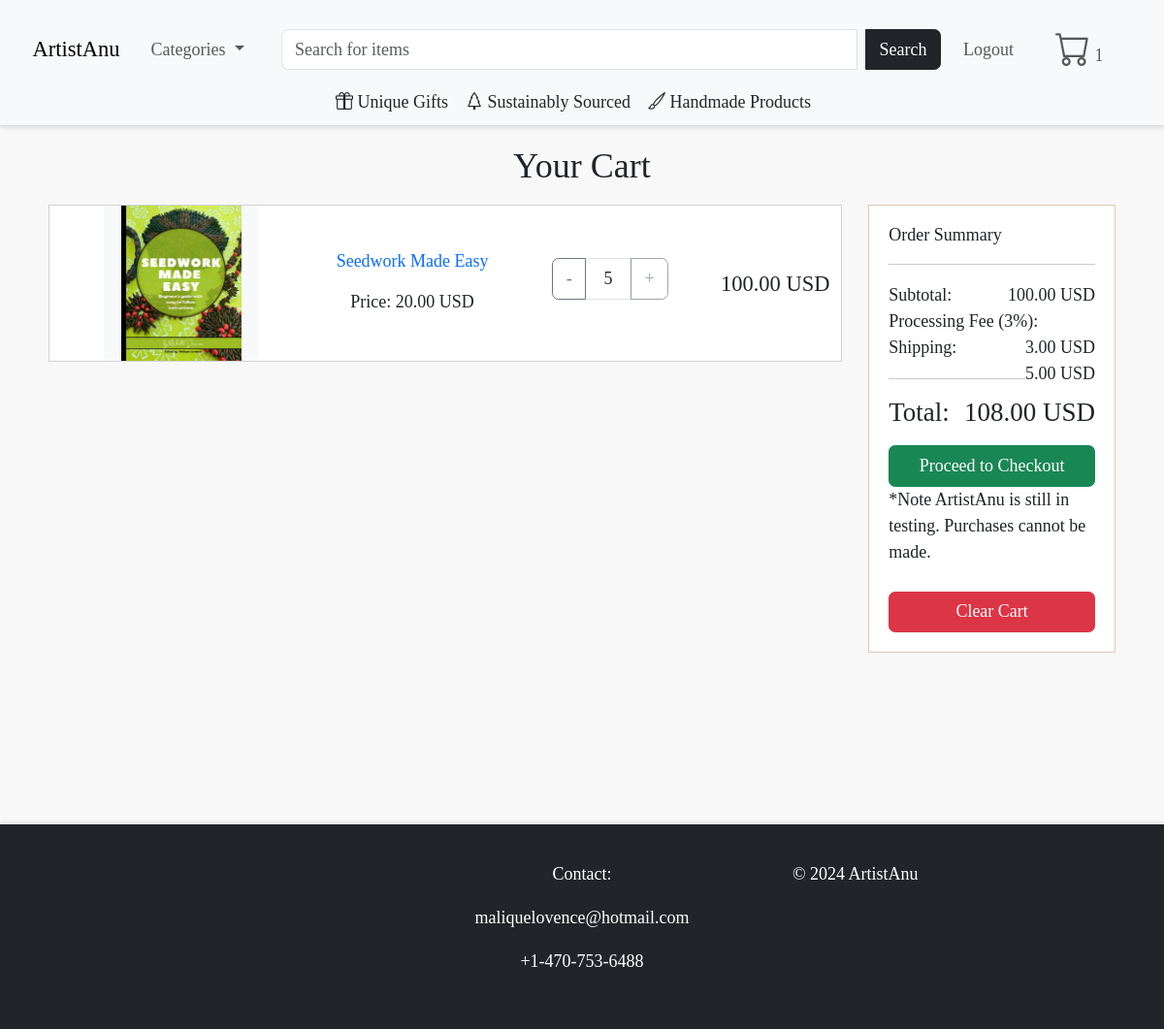
The app's page /cart/ (signed in) with its own data.
### catalogue/models.py (models this page shows, shortened)
class Cart(models.Model):
    created_at = models.DateTimeField(auto_now_add=True)
    user = models.ForeignKey('catalogue.CustomUser', null=True, blank=True, on_delete=models.SET_NULL)
    def total_price(self):
        return sum(cart_item.total_price for cart_item in self.cart_items.all())

class CartItem(models.Model):
    cart = models.ForeignKey('Cart', on_delete=models.CASCADE, related_name='cart_items')
    item = models.ForeignKey(CraftItem, on_delete=models.CASCADE)
    quantity = models.PositiveIntegerField(default=1)
    created_at = models.DateTimeField(auto_now_add=True)
    @property
    def total_price(self):
        return self.quantity * self.item.price

class CraftItem(models.Model):
    name = models.CharField(max_length=255)
    description = models.TextField(blank=True)
    artist = models.ForeignKey('Artist', on_delete=models.CASCADE)
    categories = models.ManyToManyField(Category, related_name="items")
    price = models.DecimalField(max_digits=10, decimal_places=2)
    date_created = models.DateTimeField(auto_now_add=True)
    available = models.BooleanField(default=True)
    dimensions = models.CharField(max_length=255, blank=True)
    featured = models.BooleanField(default=False)
    is_unique = models.BooleanField(default=False)
    quantity = models.PositiveIntegerField(default=1)
    is_sustainable = models.BooleanField(default=False)
    is_handmade = models.BooleanField(default=False)

class CraftItemImage(models.Model):
    craft_item = models.ForeignKey(CraftItem, on_delete=models.CASCADE, related_name='images')
    image = models.ImageField(upload_to='craft_items/')

### catalogue/views.py (the view)
# urls.py: path('cart/', views.cart_detail, name='cart_detail'),
def cart_detail(request):
    if not request.user.is_authenticated:
        return redirect('login')  # Redirect to login if the user is not logged in
    cart = request.user.cart_set.last()  # Assuming one cart per user
    if cart:
        total_price = cart.total_price()  # Call the method with parentheses
        fees = total_price * Decimal('0.03')
        shipping = Decimal('5.00')  # Fixed shipping cost
        final_total = total_price + fees + shipping
        context = {
            'cart': cart,
            'total_price': total_price,
            'fees': fees,
            'final_total': final_total,
        }
    else:
        context = {'cart': None}
    return render(request, 'cart/cart_detail.html', context)

### catalogue/context_processors.py (called while the page is built)
def categories_processor(request):
    return {'categories': Category.objects.all()}

### catalogue/templates/cart/cart_detail.html (shortened to what this page needs)
{% extends 'base.html' %}
{% block content %}
<div class="container " style="min-height: 90vh;">
    <h2 class="text-center">Your Cart</h2>
    {% if cart.cart_items.all %}
        <div class="row mt-3">
            <div class="col-lg-9">
                {% for cart_item in cart.cart_items.all %}
                <div class="card mb-3 text-center">
                    <div class="row g-0">
                        <div class="col-md-4 d-flex align-items-center justify-content-center">
                            {% if cart_item.item.images.first %}
                            <img src="{{ cart_item.item.images.first.image.url }}"
                            class="cart-image"
                            alt="{{ cart_item.item.name }}">
                            {% else %}
                                No image available
                            {% endif %}
                        </div>
                        <div class="col-md-3 d-flex align-items-center justify-content-center">
                            <div class="card-body">
                                <h5 class="card-title mb-3">
                                    <a href="{% url 'item_detail' cart_item.item.name %}" class="text-decoration-none">{{ cart_item.item.name }}</a>
                                </h5>
                                <p class="card-text mb-0">Price: {{ cart_item.item.price }} USD</p>
                            </div>
                        </div>
                        <div class="col-md-3 mb-2 d-flex align-items-center justify-content-center">
                            <div class="input-group justify-content-center" style="width: 120px;">
                                {% if not cart_item.item.is_unique %}
                                    <button class="btn btn-outline-secondary decrease-quantity"
                                            type="button"
                                            data-cart-item-id="{{ cart_item.id }}"
                                            {% if cart_item.quantity <= 1 %}disabled{% endif %}>
                                        -
                                    </button>
                                    <input type="text" class="form-control text-center quantity-input"
                                           value="{{ cart_item.quantity }}"
                                           data-cart-item-id="{{ cart_item.id }}">
                                    <button class="btn btn-outline-secondary increase-quantity"
                                            type="button"
                                            data-cart-item-id="{{ cart_item.id }}"
                                            {% if cart_item.quantity >= cart_item.item.quantity %}disabled{% endif %}>
                                        +
                                    </button>
                                {% else %}
                                    <input type="text" class="form-control text-center"
                                           value="1" readonly>
                                {% endif %}
                            </div>
                        </div>
                        <div class="col-md-2  d-flex align-items-center justify-content-center">
                            <h5 class="mb-0">{{ cart_item.total_price }} USD</h5>
                        </div>
                    </div>
                </div>
                {% endfor %}
            </div>
            <div class="col-lg-3">
                <div class="item-card">
                    <div class="card-body">
                        <h4 class="card-title ">Order Summary</h4>
                        <hr>
                        <p class="mb-0">Subtotal: <span class="float-end">{{ total_price|floatformat:2 }} USD</span></p>
                        <p class="mb-0">Processing Fee (3%): <span class="float-end">{{ fees|floatformat:2 }} USD</span></p>
                        <p>Shipping: <span class="float-end">5.00 USD</span></p>
                        <hr>
                        <h4>Total: <span class="float-end">{{ final_total|floatformat:2 }} USD</span></h4>
                        <a href="#" class="btn btn-success w-100 mt-2">Proceed to Checkout</a>
                        <p>*Note ArtistAnu is still in testing. Purchases cannot be made.</p>
                        <a href="{% url 'clear_cart' %}" class="btn btn-danger w-100 mt-2">Clear Cart</a>
                    </div>
                </div>
            </div>
        </div>
    {% else %}
        <p class="text-center">Your cart is empty.</p>
    {% endif %}
</div>
{% endblock %}

### catalogue/templates/base.html (shortened to what this page needs)
<!DOCTYPE html>
<html>
  <head>
    <link rel="stylesheet" href="https://cdn.jsdelivr.net/npm/bootstrap@5.3.0/dist/css/bootstrap.min.css">
    {% load static %}
    <link rel="stylesheet" href="{% static 'css/styles.css' %}">
    <link rel="stylesheet" href="https://cdn.jsdelivr.net/npm/bootstrap-icons@1.10.5/font/bootstrap-icons.css">
  </head>
  <body>
    <nav class="navbar navbar-expand-lg navbar-light bg-light d-none d-lg-block border-bottom">
      <div class="container-fluid d-flex flex-column">
        <div class="d-flex w-100 align-items-center">
          <div class="d-flex align-items-center">
            <a class="navbar-brand me-3" href="/">ArtistAnu</a>
            <ul class="navbar-nav me-auto mb-2 mb-lg-0">
              <li class="nav-item dropdown">
                <a class="nav-link dropdown-toggle" href="#" id="categoryDropdown" role="button" data-bs-toggle="dropdown" aria-expanded="false">
                  Categories
                </a>
              </li>
            </ul>
          </div>
          <form method="GET" action="{% url 'dashboard' %}" class="d-flex flex-grow-1 mx-2" style="max-width: 100%; position: relative;">
            <div class="input-group">
              <input type="text" name="search" class="form-control me-2" placeholder="Search for items" value="{{ search_query }}">
              <button type="submit" class="btn btn-dark">Search</button>
            </div>
          </form>
          <div class="d-flex ms-auto">
            <ul class="navbar-nav mb-2 mb-lg-0">
              {% if user.is_authenticated %}
                <li class="nav-item"><a class="nav-link" href="{% url 'logout' %}">Logout</a></li>
              {% else %}
                <li class="nav-item"><a class="nav-link" href="{% url 'login' %}">  <i class="bi bi-person fs-2"></i></a></li>
              {% endif %}
              <li class="nav-item">
                <a class="nav-link" href="{% url 'cart_detail' %}">
                    <i class="bi bi-cart fs-2"></i>
                  {% if user.is_authenticated %}
                    {% with cart=request.user.cart_set.last %}
                      {% if cart %} {{ cart.cart_items.count }} {% endif %}
                    {% endwith %}
                  {% else %}
                    {% with cart=request.session.cart %}
                      {% if cart %} {{ cart|length }} {% endif %}
                    {% endwith %}
                  {% endif %}
                </a>
              </li>
            </ul>
          </div>
        </div>
        <div class="d-flex justify-content-center w-100">
          <a href="/dashboard/?is_unique=1" class="text-decoration-none text-dark  me-3"><i class="bi bi-gift"></i> Unique Gifts </a>
          <a href="/dashboard/?is_sustainable=1" class="text-decoration-none text-dark me-3"><i class="bi bi-tree"></i> Sustainably Sourced  </a>
          <a href="/dashboard/?is_handmade=1" class="text-decoration-none text-dark  me-3"><i class="bi bi-brush"></i> Handmade Products </a>
        </div>
      </div>
    </nav>
    <div class="container-fluid p-0">
      {% block content %}{% endblock %}
    </div>
    <footer class="bg-dark text-white py-3">
      <div class="container">
        <div class="row d-flex justify-content-between text-center text-md-start">
          <div class="col-md-2"></div>
          <div class="col-md-2 text-center">
          </div>
          <div class="col-md-4 text-center">
            <p>Contact:</p>
            <p><a class="nav-link text-white" href="mailto:maliquelovence@hotmail.com">maliquelovence@hotmail.com</a></p>
            <p><a class="nav-link text-white" href="tel:+14707536488">+1-470-753-6488</a></p>
          </div>
          <div class="col-md-2 text-center">
            <p>&copy; 2024 ArtistAnu</p>
          </div>
          <div class="col-md-2"></div>
        </div>
      </div>
    </footer>
  </body>
</html>

### static/css/styles.css (style rules this page uses)
html, body { height: 100%; margin: 0; padding: 0; display: flex; flex-direction: column; font-family: 'Poppins', serif; font-weight: 300; font-size: large; background-color: #F8F8F8; }
h1, h2, h3, h4, h5, h6 { font-family: 'Playfair Display', serif; }
.navbar-brand, .nav-link { font-family: 'Playfair Display', serif; }
.btn { font-family: 'Playfair Display', serif; }
.container { flex: 1; padding: 20px; }
.navbar { display: flex; justify-content: space-between; align-items: center; padding: 10px 20px; background-color: #ffffff; box-shadow: 0 2px 4px rgba(0, 0, 0, 0.1); }
.navbar-nav { display: flex; align-items: center; width: 100%; }
.nav-item { margin-right: 15px; }
.navbar-nav li:last-child { margin-left: auto; }
ul { list-style-type: none; padding: 0; }
li { padding: 5px; display: flex; justify-content: space-between; align-items: center; }
li:last-child { border-bottom: none; }
button { background-color: #28a745; color: white; border: none; padding: 10px 20px; border-radius: 5px; cursor: pointer; font-size: 16px; }
footer { background-color: #ffffff; text-align: center; padding: 15px; box-shadow: 0 -2px 4px rgba(0, 0, 0, 0.1); }
footer p { white-space: nowrap; }
footer a.nav-link { display: inline; margin: 0; padding: 0; }
.card { border-radius: 0; }
.card-title { font-size: 12px; }

### catalogue/templates/base.html (style rules this page uses)
.navbar { position: relative; z-index: 1001; }

### catalogue/templates/cart/cart_detail.html (style rules this page uses)
.cart-image { width: 160px; height: 160px; object-fit: contain; background: #f8f9fa; border-radius: 0.25rem; }
.card-title { font-size: large; }
.item-card { border: 1px solid #e0c7b7; background: white; border-radius: 0; padding: 20px; position: relative; overflow: hidden; }

### records on screen
Cart: cart_items.count "1"
CartItem: item.images.first.image (picture), item.name "Seedwork Made Easy", item.price "20.00", quantity "5", total_price "100.00"

### other values on screen
{{ total_price|floatformat:2 }} "100.00"
{{ fees|floatformat:2 }} "3.00"
{{ final_total|floatformat:2 }} "108.00"
